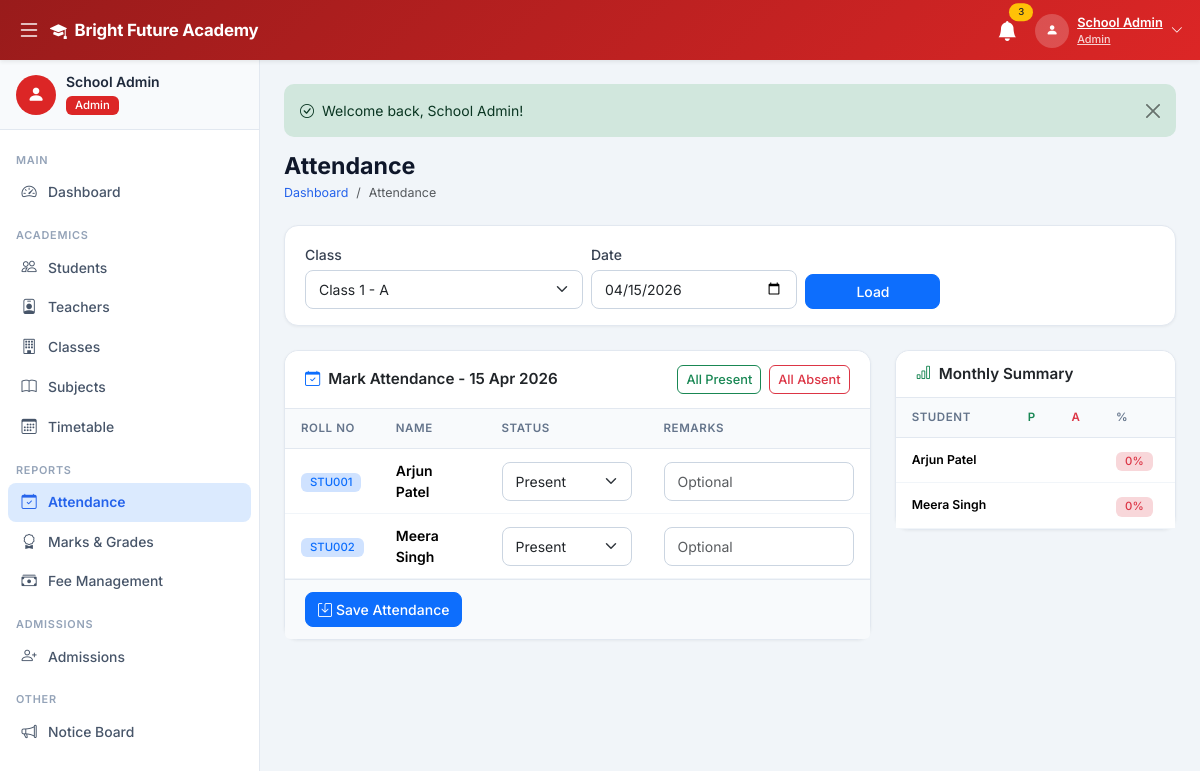
The app's page /admin/attendance.php (signed in) with its own data.
### tables this page shows
CREATE TABLE IF NOT EXISTS settings (
    id INT AUTO_INCREMENT PRIMARY KEY,
    setting_key VARCHAR(100) UNIQUE NOT NULL,
    setting_value TEXT,
    setting_group VARCHAR(50) DEFAULT 'general',
    updated_at TIMESTAMP DEFAULT CURRENT_TIMESTAMP ON UPDATE CURRENT_TIMESTAMP
);

CREATE TABLE IF NOT EXISTS students (
    id INT AUTO_INCREMENT PRIMARY KEY,
    user_id INT UNIQUE NOT NULL,
    admission_id INT,
    roll_number VARCHAR(20) UNIQUE NOT NULL,
    class_id INT NOT NULL,
    parent_name VARCHAR(100),
    parent_phone VARCHAR(20),
    parent_email VARCHAR(100),
    date_of_birth DATE,
    gender ENUM('Male','Female','Other'),
    blood_group VARCHAR(5),
    admission_date DATE DEFAULT (CURRENT_DATE),
    created_at TIMESTAMP DEFAULT CURRENT_TIMESTAMP,
    FOREIGN KEY (user_id) REFERENCES users(id) ON DELETE CASCADE,
    FOREIGN KEY (class_id) REFERENCES classes(id) ON DELETE CASCADE,
    FOREIGN KEY (admission_id) REFERENCES admissions(id) ON DELETE SET NULL
);

CREATE TABLE IF NOT EXISTS users (
    id INT AUTO_INCREMENT PRIMARY KEY,
    name VARCHAR(100) NOT NULL,
    email VARCHAR(100) UNIQUE NOT NULL,
    password VARCHAR(255) NOT NULL,
    role ENUM('developer','admin','teacher','student') NOT NULL,
    phone VARCHAR(20),
    address TEXT,
    profile_pic VARCHAR(255) DEFAULT 'default.png',
    status ENUM('active','inactive') DEFAULT 'active',
    created_at TIMESTAMP DEFAULT CURRENT_TIMESTAMP
);

### config/db.php (called while the page is built, shortened)
<?php
function getDB() {
    static $conn = null;
    if ($conn === null) {
        $conn = new mysqli(DB_HOST, DB_USER, DB_PASS, DB_NAME);
        $conn->set_charset('utf8mb4');
    }
    return $conn;
}
function getSetting($key, $default = '') {
    $db  = getDB();
    $key = $db->real_escape_string($key);
    $res = $db->query("SELECT setting_value FROM settings WHERE setting_key='$key' LIMIT 1");
    if ($res && $res->num_rows > 0) {
        return $res->fetch_assoc()['setting_value'];
    }
    return $default;
}
function getFlash() {
    if (isset($_SESSION['flash'])) {
        $f = $_SESSION['flash'];
        return $f;
    }
    return null;
}
function formatDate($d) {
    return $d ? date('d M Y', strtotime($d)) : '-';
}

### admin/attendance.php (the view, shortened to what this page needs)
<?php
require_once '../config/db.php';
$db = getDB();
$classes     = $db->query("SELECT * FROM classes ORDER BY class_name,section")->fetch_all(MYSQLI_ASSOC);
$selClass    = (int)($_GET['class_id'] ?? ($classes[0]['id'] ?? 0));
$selDate     = $_GET['date'] ?? date('Y-m-d');
$students = [];
if ($selClass) {
    $res = $db->query("SELECT s.id as sid,u.name,s.roll_number,a.status as att,a.remarks as rem FROM students s JOIN users u ON s.user_id=u.id LEFT JOIN attendance a ON a.student_id=s.id AND a.date='$selDate' WHERE s.class_id=$selClass ORDER BY s.roll_number");
    while ($r=$res->fetch_assoc()) $students[]=$r;
}
$monthly = $selClass ? $db->query("SELECT s.roll_number,u.name,SUM(a.status='Present') as p,SUM(a.status='Absent') as ab,COUNT(a.id) as tot FROM students s JOIN users u ON s.user_id=u.id LEFT JOIN attendance a ON a.student_id=s.id AND MONTH(a.date)=MONTH('$selDate') AND YEAR(a.date)=YEAR('$selDate') WHERE s.class_id=$selClass GROUP BY s.id ORDER BY s.roll_number") : null;
$flash = getFlash();
?>
<?php include '../includes/header.php'; ?>
<?php include '../includes/sidebar.php'; ?>
<div class="main-content" id="mainContent">
<?php if ($flash): ?><div class="alert alert-success alert-dismissible fade show flash-msg mb-3"><i class="bi bi-check-circle me-2"></i><?= htmlspecialchars($flash['message']) ?><button class="btn-close" data-bs-dismiss="alert"></button></div><?php endif; ?>
<div class="page-header"><h2>Attendance</h2><nav><ol class="breadcrumb mb-0"><li class="breadcrumb-item"><a href="dashboard.php">Dashboard</a></li><li class="breadcrumb-item active">Attendance</li></ol></nav></div>
<div class="card mb-4"><div class="card-body py-3">
    <form method="GET" class="row g-2 align-items-end">
        <div class="col-md-4"><label class="form-label">Class</label><select name="class_id" class="form-select"><?php foreach ($classes as $c): ?><option value="<?= $c['id'] ?>" <?= $selClass==$c['id']?'selected':'' ?>><?= htmlspecialchars($c['class_name'].' - '.$c['section']) ?></option><?php endforeach; ?></select></div>
        <div class="col-md-3"><label class="form-label">Date</label><input type="date" name="date" class="form-control" value="<?= $selDate ?>" max="<?= date('Y-m-d') ?>"></div>
        <div class="col-md-2"><label class="form-label">&nbsp;</label><button type="submit" class="btn btn-primary w-100">Load</button></div>
    </form>
</div></div>
<div class="row g-4">
    <div class="col-lg-8">
        <div class="card">
            <div class="card-header d-flex justify-content-between align-items-center">
                <h6 class="card-title"><i class="bi bi-calendar-check me-2 text-primary"></i>Mark Attendance - <?= formatDate($selDate) ?></h6>
                <div class="d-flex gap-2"><button type="button" class="btn btn-sm btn-outline-success" id="markAllPresent">All Present</button><button type="button" class="btn btn-sm btn-outline-danger" id="markAllAbsent">All Absent</button></div>
            </div>
            <?php if ($students): ?>
            <form method="POST">
                <div class="table-responsive"><table class="table">
                    <thead><tr><th>Roll No</th><th>Name</th><th>Status</th><th>Remarks</th></tr></thead>
                    <tbody>
                    <?php foreach ($students as $s): ?>
                    <tr>
                        <td><span class="badge bg-primary-subtle text-primary"><?= htmlspecialchars($s['roll_number']) ?></span></td>
                        <td class="fw-600"><?= htmlspecialchars($s['name']) ?></td>
                        <td><select name="attendance[<?= $s['sid'] ?>]" class="form-select form-select-sm" style="width:130px"><?php foreach (['Present','Absent','Late','Leave'] as $st): ?><option <?= $s['att']===$st?'selected':'' ?>><?= $st ?></option><?php endforeach; ?></select></td>
                        <td><input type="text" name="remarks[<?= $s['sid'] ?>]" class="form-control form-control-sm" value="<?= htmlspecialchars($s['rem']??'') ?>" placeholder="Optional"></td>
                    </tr>
                    <?php endforeach; ?>
                    </tbody>
                </table></div>
                <div class="card-footer"><button type="submit" class="btn btn-primary"><i class="bi bi-save me-1"></i>Save Attendance</button></div>
            </form>
            <?php else: ?><div class="card-body text-center py-5 text-muted"><i class="bi bi-people fs-1 d-block mb-2"></i>No students found.</div><?php endif; ?>
        </div>
    </div>
    <div class="col-lg-4">
        <div class="card">
            <div class="card-header"><h6 class="card-title"><i class="bi bi-bar-chart me-2 text-success"></i>Monthly Summary</h6></div>
            <div class="table-responsive"><table class="table table-sm">
                <thead><tr><th>Student</th><th class="text-success">P</th><th class="text-danger">A</th><th>%</th></tr></thead>
                <tbody>
                <?php if ($monthly) while ($r=$monthly->fetch_assoc()):
                    $pct = $r['tot']>0 ? round(($r['p']/$r['tot'])*100) : 0; $c = $pct>=75?'success':($pct>=50?'warning':'danger');
                ?>
                <tr>
                    <td class="small fw-600"><?= htmlspecialchars($r['name']) ?></td>
                    <td class="text-success fw-600"><?= $r['p'] ?></td>
                    <td class="text-danger fw-600"><?= $r['ab'] ?></td>
                    <td><span class="badge bg-<?= $c ?>-subtle text-<?= $c ?>"><?= $pct ?>%</span></td>
                </tr>
                <?php endwhile; ?>
                </tbody>
            </table></div>
        </div>
    </div>
</div>
</div>
<?php include '../includes/footer.php'; ?>

### includes/header.php (shortened to what this page needs)
<!DOCTYPE html>
<html lang="en">
<head>
    <link href="https://cdn.jsdelivr.net/npm/bootstrap@5.3.2/dist/css/bootstrap.min.css" rel="stylesheet">
    <link href="https://cdn.jsdelivr.net/npm/bootstrap-icons@1.11.3/font/bootstrap-icons.css" rel="stylesheet">
    <link href="<?= APP_URL ?>/assets/css/style.css" rel="stylesheet">
</head>
<body>
<?php
$role        = $_SESSION['role'] ?? '';
$navGradient = [
    'developer' => 'background:linear-gradient(135deg,#4c1d95,#7c3aed)',
    'admin'     => 'background:linear-gradient(135deg,#991b1b,#dc2626)',
    'teacher'   => 'background:linear-gradient(135deg,#1e3a8a,#2563eb)',
    'student'   => 'background:linear-gradient(135deg,#14532d,#16a34a)',
];
$navStyle = $navGradient[$role] ?? $navGradient['admin'];
?>
<nav class="navbar navbar-dark fixed-top shadow-sm" id="topNav" style="<?= $navStyle ?>;height:var(--nav-h)">
    <div class="container-fluid">
        <button class="btn btn-link text-white me-1 p-1" id="sidebarToggle">
            <i class="bi bi-list fs-4"></i>
        </button>
        <a class="navbar-brand fw-700 d-flex align-items-center gap-2" href="<?= APP_URL ?>">
            <i class="bi bi-mortarboard-fill"></i>
            <span><?= htmlspecialchars(getSetting('school_name', APP_NAME)) ?></span>
        </a>
        <div class="ms-auto d-flex align-items-center gap-2">
            <div class="dropdown">
                <button class="btn btn-link text-white position-relative p-1" data-bs-toggle="dropdown">
                    <i class="bi bi-bell-fill fs-5"></i>
                    <span class="position-absolute top-0 start-100 translate-middle badge rounded-pill bg-warning text-dark" style="font-size:.6rem">3</span>
                </button>
            </div>
            <div class="dropdown">
                <button class="btn btn-link text-white d-flex align-items-center gap-2 p-1" data-bs-toggle="dropdown">
                    <div class="avatar-circle">
                        <i class="bi bi-person-fill small"></i>
                    </div>
                    <div class="d-none d-md-block text-start">
                        <div class="fw-600" style="font-size:.8rem;line-height:1.2"><?= htmlspecialchars(mb_strimwidth($_SESSION['name'] ?? 'User', 0, 18, '...')) ?></div>
                        <div style="font-size:.68rem;opacity:.8"><?= ucfirst($role) ?></div>
                    </div>
                    <i class="bi bi-chevron-down small d-none d-md-inline"></i>
                </button>
            </div>
        </div>
    </div>
</nav>
<div class="wrapper d-flex">

### assets/css/style.css (style rules this page uses)
:root { --sidebar-w: 260px; --sidebar-sm: 68px; --nav-h: 60px; --primary: #2563eb; --primary-dark: #1d4ed8; --success: #16a34a; --warning: #d97706; --danger: #dc2626; --info: #0891b2; --body-bg: #f1f5f9; --card-bg: #ffffff; --border: #e2e8f0; --text-muted: #64748b; --dev-color: #7c3aed; }
*, *::before, *::after { box-sizing: border-box; }
body { font-family: 'Inter', -apple-system, BlinkMacSystemFont, 'Segoe UI', sans-serif; background: var(--body-bg); color: #1e293b; overflow-x: hidden; }
#topNav { height: var(--nav-h); z-index: 1050; }
.navbar-brand { font-size: 1.05rem; letter-spacing: -.2px; }
.avatar-circle { width: 34px; height: 34px; border-radius: 50%; background: rgba(255,255,255,.2); display: flex; align-items: center; justify-content: center; }
.wrapper { margin-top: var(--nav-h); }
.main-content { margin-left: var(--sidebar-w); min-height: calc(100vh - var(--nav-h)); padding: 24px; transition: margin-left .25s ease; }
.page-header { margin-bottom: 22px; }
.page-header h2 { font-size: 1.45rem; font-weight: 700; color: #0f172a; margin: 0; }
.page-header .breadcrumb { font-size: .78rem; margin: 3px 0 0; }
.page-header .breadcrumb-item a { color: var(--primary); text-decoration: none; }
.card { border: 1px solid var(--border); border-radius: 14px; background: #fff; box-shadow: 0 1px 3px rgba(0,0,0,.05); }
.card-header { background: #fff; border-bottom: 1px solid var(--border); padding: 14px 20px; border-radius: 14px 14px 0 0 !important; }
.card-title { font-size: .95rem; font-weight: 600; margin: 0; }
.card-body { padding: 20px; }
.card-footer { padding: 12px 20px; background: #f8fafc; border-top: 1px solid var(--border); border-radius: 0 0 14px 14px; }
.table { font-size: .875rem; margin: 0; }
.table th { background: #f8fafc; font-size: .72rem; font-weight: 600; text-transform: uppercase; letter-spacing: .05em; color: var(--text-muted); padding: 11px 16px; border-bottom: 1px solid var(--border); }
.table td { padding: 11px 16px; vertical-align: middle; border-color: #f1f5f9; }
.badge { font-weight: 500; padding: 4px 9px; border-radius: 6px; font-size: .71rem; }
.btn { border-radius: 8px; font-weight: 500; font-size: .875rem; }
.btn-sm { border-radius: 6px; font-size: .8rem; }
.form-control, .form-select { border-radius: 8px; border-color: #cbd5e1; font-size: .875rem; padding: 8px 13px; }
.form-label { font-weight: 500; font-size: .875rem; color: #374151; margin-bottom: 5px; }
.flash-msg { border-radius: 10px; border: none; font-size: .875rem; }
.fw-600 { font-weight: 600; }
.fw-700 { font-weight: 700; }

### records on screen
settings: setting_value "Bright Future Academy"
students: roll_number "STU001", user.name "Arjun Patel", id "Present"
students: roll_number "STU002", user.name "Meera Singh", id "Present"

### other values on screen
mb_strimwidth($_SESSION['name'] ?? 'User', 0, 18, '...') "School Admin"
$role "Admin"
mb_strimwidth($_SESSION['name'] ?? '', 0, 22, '...') "School Admin"
$label "Dashboard Students Teachers Classes Subjects Timetable Attendance Marks & Grades Fee Management Admissions Notice Board"
$flash['message'] "Welcome back, School Admin!"
formatDate($selDate) "15 Apr 2026"
$r['name'] "Arjun Patel"
$pct "0"
$r['name'] "Meera Singh"
form field class_id "Class 1 - A"
